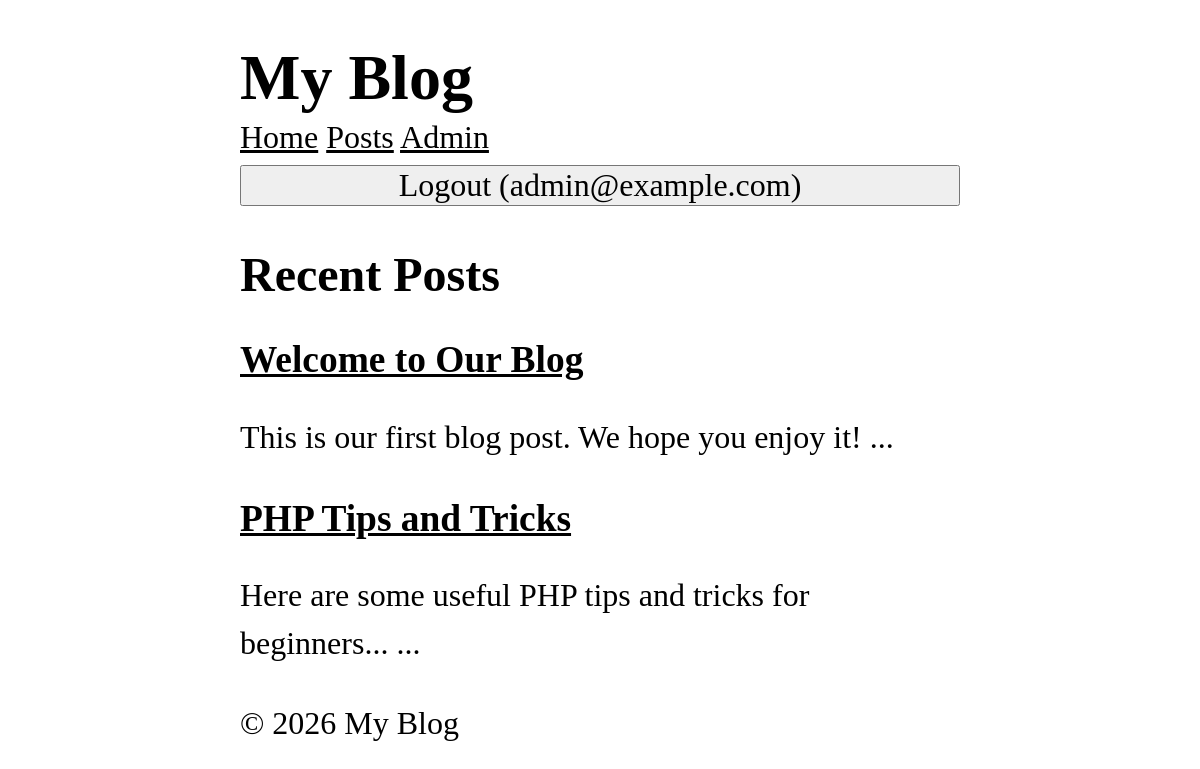
The page / (signed in) on the database its author committed.
### tables this page shows
CREATE TABLE users (
    id INTEGER PRIMARY KEY AUTOINCREMENT,
    name TEXT NOT NULL,
    email TEXT UNIQUE NOT NULL,
    password TEXT NOT NULL,
    role TEXT NOT NULL DEFAULT 'user',
    created_at DATETIME DEFAULT CURRENT_TIMESTAMP
);

CREATE TABLE posts (
    id INTEGER PRIMARY KEY AUTOINCREMENT,
    title TEXT NOT NULL,
    content TEXT NOT NULL,
    views INTEGER DEFAULT 0,
    user_id INTEGER NOT NULL,
    created_at DATETIME DEFAULT CURRENT_TIMESTAMP,
    FOREIGN KEY (user_id) REFERENCES users (id)
);

### core/App.php (called while the page is built, shortened)
<?php
class App {
    protected static $container = [];
    public static function bind(string $key, mixed $value): void {
        static::$container[$key] = $value;
    }
    public static function get(string $key): mixed {
        return static::$container[$key];
    }
}

### app/Models/Post.php (called while the page is built, shortened)
<?php
class Post extends Model {
    protected static string $table = 'posts';
    public static function getRecent(?int $limit = null, ?int $page = null, ?string $search = null) {
        $db = App::get('database');
        $query = "SELECT * FROM " . static::$table;
        $params = [];
        $query .= " ORDER BY created_at DESC";
        if($limit !== null) {
            $query .= " LIMIT ?";
            $params[] = $limit;
        }
        return $db->fetchAll($query, $params, static::class);
    }
}

### core/Database.php (called while the page is built, shortened)
<?php
class Database {
    protected $pdo;
    public function __construct(array $config) {
        try {
            $dsn = $this->createDsn($config);
            $username = $config['username'] ?? null;
            $password = $config['password'] ?? null;
            $options = $config['options'] ?? null;
            $this->pdo = new PDO($dsn, $username, $password, $options);
            $this->pdo->setAttribute(PDO::ATTR_ERRMODE, PDO::ERRMODE_EXCEPTION);
        } catch (PDOException $e) {
            throw new Exception("Could not connect to the database");
        }
    }
    protected function createDsn(array $config): string {
        $driver = $config['driver'];
        $dbname = $config['dbname'];
        return match($driver) {
            'sqlite' => "sqlite:$dbname",
            default => throw new Exception("Unsupported database driver: $driver")
        };
    }
    public function query(string $sql, array $params = []): PDOStatement {
        $stmt = $this->pdo->prepare($sql);
        $stmt->execute($params);
        return $stmt;
    }
    public function fetchAll(string $sql, array $params = [], ?string $className = null): array {
        $stmt = $this->query($sql, $params);
        return $className
            ? $stmt->fetchAll(PDO::FETCH_CLASS, $className)
            : $stmt->fetchAll(PDO::FETCH_ASSOC);
    }
    public function fetch(string $sql, array $params = [], ?string $className = null): mixed {
        $stmt = $this->query($sql, $params);
        $stmt->setFetchMode(
            $className ? PDO::FETCH_CLASS : PDO::FETCH_ASSOC, $className
        );
        return $stmt->fetch();
    }
}

### app/Controllers/HomeController.php (called while the page is built, shortened)
<?php
class HomeController {
    public function index() {
        $posts = Post::getRecent(5);
        return View::render(
            template: 'home/index',
            data: [
                'posts' => $posts
            ],
            layout: 'layouts/main'
        );
    }
}

### app/Middlewares/CSRF.php (called while the page is built, shortened)
<?php
class CSRF implements Middleware {
  public function handle(callable $next) {
    return $next();
    }
}

### app/Middlewares/View.php (called while the page is built, shortened)
<?php
class View implements Middleware {
    public function handle(callable $next) {
        CoreView::share('user', Auth::user());
        return $next();
    }
}

### public/index.php (called while the page is built, shortened)
<?php
require_once __DIR__ . '/../helpers.php';
$router = new Router();
$uri = parse_url($_SERVER['REQUEST_URI'], PHP_URL_PATH);
$method = $_SERVER['REQUEST_METHOD'];
$router->dispatch($uri, $method);

### core/View.php (called while the page is built, shortened)
<?php
class View {
    protected static $globals = [];
    public static function share(string $key, mixed $value): void {
        static::$globals[$key] = $value;
    }
    public static function render(string $template, array $data = [], ?string $layout = null): string {
        $data = [...static::$globals, ...$data];
        $content = static::renderTemplate(
            $template,
            $data
        );
        return static::renderLayout($layout, $data, $content);
    }
    public static function partial(string $template, array $data = []): string {
        return static::renderTemplate("/partials/$template", $data);
    }
    protected static function renderTemplate(string $template, array $data): string {
        extract($data);
        $path = dirname(__DIR__). "/app/Views/$template.php";
        require $path;
        return ob_get_clean();
    }
    protected static function renderLayout(?string $template, array $data, string $content): string {
        extract([...$data, 'content' => $content]);
        $path = dirname(__DIR__). "/app/Views/$template.php";
        require $path;
        return ob_get_clean();
    }
}

### helpers.php (called while the page is built, shortened)
<?php
if(!function_exists('partial')) {
    function partial(string $template, array $data = []): string {
        return View::partial($template, $data);
    }
}
if(!function_exists('check')) {
    function check(string $action, mixed $resource = null): bool {
        return Authorization::check($action, $resource);
    }
}

### app/Services/Auth.php (called while the page is built, shortened)
<?php
class Auth {
    protected static $user = null;
    public static function user(): ?User {
        if(static::$user === null) {
            $userId = $_SESSION['user_id'] ?? null;
            static::$user = $userId
                ? User::find($userId)
                : RememberMe::user();
        }
        return static::$user;
    }
}

### app/Services/Authorization.php (called while the page is built, shortened)
<?php
class Authorization {
    public static function check(
        string $action, mixed $resource = null
    ): bool {
        $user = Auth::user();
        return match($action) {
            'dashboard' => in_array($user->role, ['admin', 'superadmin']),
            'edit_post', 'delete_post' => $resource instanceof Post
                && (($user->id===$resource->user_id)
                    || in_array($user->role, ['admin', 'superadmin'])),
            'comment', 'create_post' => true,
            default => false
        };
    }
}

### core/Model.php (called while the page is built, shortened)
<?php
abstract class Model {
    protected static string $table;
    public static function find(mixed $id): ?static {
        $db = App::get('database');
        return $db->fetch("SELECT * FROM " . static::$table . " WHERE id = ?", [$id], static::class);
    }
}

### app/Views/partials/_posts.php (the view)
<?php foreach($posts as $post): ?>
    <article>
        <h3>
            <a href="/posts/<?= $post->id ?>">
                <?=  htmlspecialchars($post->title) ?>
            </a>
        </h3>
        <p>
            <?=  htmlspecialchars(substr($post->content, 0, 150 )) ?> ...
        </p>
    </article>
<?php endforeach; ?>

### app/Views/layouts/main.php (shortened to what this page needs)
<!DOCTYPE html>
<html lang="en">
<head>
    <link rel="stylesheet" href="/style.css"/>
</head>
<body>
    <header>
        <h1>My Blog</h1>
    </header>
    <nav>
        <a href="/">Home</a>
        <a href="/posts">Posts</a>
        <?php if($user): ?>
            <?php if (check('dashboard')): ?>
                <a href="/admin/dashboard">Admin</a>
            <?php endif; ?>
            <form action="/logout" method="POST">
                <button>Logout (<?= $user->email ?>)</button>
            </form>
            <?php else: ?>
            <a href="/login">Login</a>
        <?php endif ?>
    </nav>
    <main>
        <?= $content ?>
    </main>
    <footer>
        <p>&copy; <?=date('Y')?> My Blog</p>
    </footer>
</body>
</html>

### public/style.css (style rules this page uses)
*, *::before, *::after { box-sizing: border-box; }
html { -moz-text-size-adjust: none; -webkit-text-size-adjust: none; text-size-adjust: none; }
body, h1, h2, h3, h4, p, figure, blockquote, dl, dd { margin-block-end: 0; }
body { min-height: 100vh; line-height: 1.5; max-width: 60%; margin-left: auto; margin-right: auto; font-size: 2em; font-family: Cambria, Cochin, Georgia, Times, 'Times New Roman', serif; }
h1, h2, h3, h4, button, input, label { line-height: 1.1; }
h1, h2, h3, h4 { text-wrap: balance; }
a:not([class]) { text-decoration-skip-ink: auto; color: currentColor; }
input, button, textarea, select { font-family: inherit; font-size: inherit; width: 100%; }

### rows shown on the page
users: email "admin@example.com"
posts: title "Welcome to Our Blog", content "This is our first blog post. We hope you enjoy it!"
posts: title "PHP Tips and Tricks", content "Here are some useful PHP tips and tricks for beginners..."
